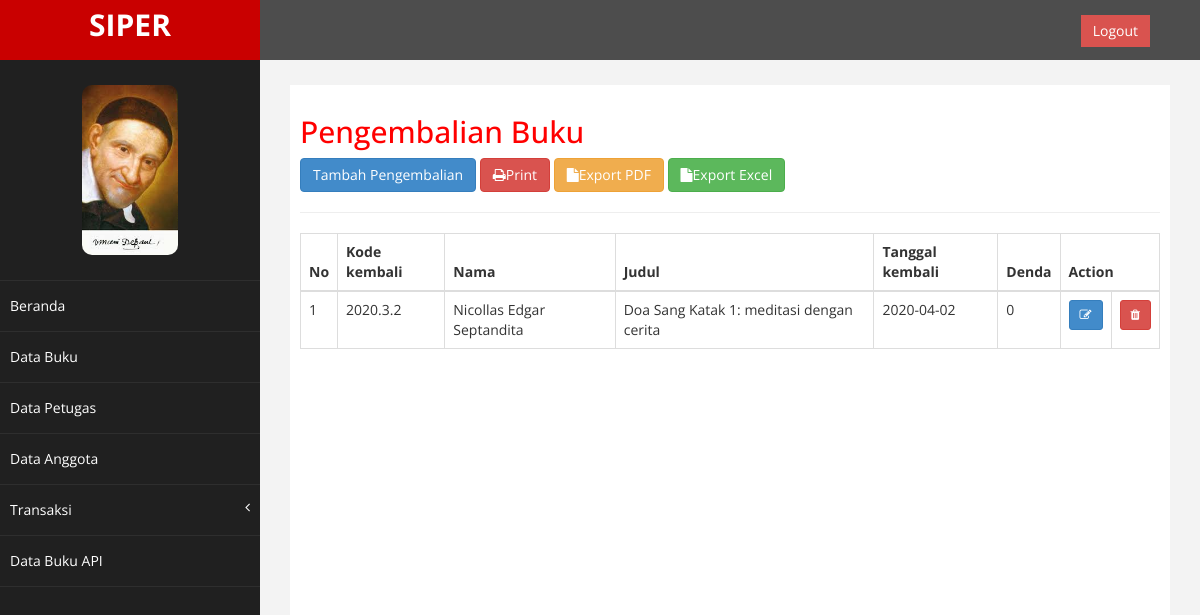
The app's page /index.php/pengembalian with its own data.
### tables this page shows
CREATE TABLE `tb_pengembalian` (
  `Kode_kembali` varchar(50) NOT NULL,
  `tgl_kembali` date NOT NULL,
  `denda` int(11) NOT NULL,
  `ID_petugas` varchar(50) NOT NULL,
  `ID_anggota` varchar(50) NOT NULL,
  `Kode_buku` varchar(50) NOT NULL
);

CREATE TABLE `tb_anggota` (
  `ID_anggota` varchar(50) NOT NULL,
  `Nama` varchar(200) NOT NULL,
  `Alamat` varchar(300) NOT NULL,
  `JK` varchar(15) NOT NULL,
  `Kontak` varchar(50) NOT NULL
);

CREATE TABLE `tb_buku` (
  `Kode_buku` varchar(50) NOT NULL,
  `judul` varchar(150) NOT NULL,
  `penulis` varchar(300) NOT NULL,
  `penerbit` varchar(100) NOT NULL,
  `tahun` varchar(10) NOT NULL,
  `no_rak` varchar(50) NOT NULL
);

### application/controllers/Pengembalian.php (called while the page is built, shortened)
<?php
class Pengembalian extends CI_controller
{
	public function __construct()
	{
		$this->load->model('Pengembalian_model');
		$this->load->library('form_validation');
	}
	public function index()
	{
		$data['judul'] = 'Halaman Data Petugas Lazaris';
		$data['pengembalian'] = $this->Pengembalian_model->getDataPengembalian();
		$this->load->view('templates/header', $data);
		$this->load->view('pengembalian/index', $data);
		$this->load->view('templates/footer');
	}
}

### index.php (called while the page is built, shortened)
<?php
require_once BASEPATH.'core/CodeIgniter.php';

### application/models/Pengembalian_model.php (called while the page is built, shortened)
<?php
class Pengembalian_model extends CI_model
{
	public function getDataPengembalian()
	{
		$this->db->select("tb_pengembalian.Kode_kembali, tb_anggota.Nama,
			tb_buku.judul, tb_pengembalian.tgl_kembali, tb_pengembalian.denda");
		$this->db->join('tb_anggota', 'tb_pengembalian.ID_anggota = tb_anggota.ID_anggota');
		$this->db->join('tb_buku', 'tb_pengembalian.Kode_buku = tb_buku.Kode_buku');
		return $query = $this->db->get('tb_pengembalian')->result_array();
	}
}

### application/views/pengembalian/index.php (the view, shortened to what this page needs)
<div id="page-wrapper" >
  <div id="page-inner">
    <div class="row">
      <div class="col-md-12">
        <h2>Pengembalian Buku</h2>
        <button type="button" class="btn btn-primary" data-toggle="modal" data-target="#exampleModal">
          Tambah Pengembalian
        </button>
        <a class="btn btn-danger" href="<?=base_url(); ?>pengembalian/print"><i class="fa fa-print"></i>Print</a>
        <a class="btn btn-warning" href="<?=base_url(); ?>pengembalian/pdf"><i class="fa fa-file"></i>Export PDF</a>
        <a class="btn btn-success" href="<?=base_url(); ?>pengembalian/excel"><i class="fa fa-file"></i>Export Excel</a>
      </div>
    </div>
    <hr />
    <table class="table table-bordered">
      <thead>
        <tr>
          <th scope="col">No</th>
          <th scope="col">Kode kembali</th>
          <th scope="col">Nama</th>
          <th scope="col">Judul</th>
          <th scope="col">Tanggal kembali</th>
          <th scope="col">Denda</th>
          <th colspan="2">Action</th>
        </tr>
      </thead>
      <?php $i = 1;
      foreach ($pengembalian as $pengembalian) : ?>
        <tbody>
          <tr>
            <td><?= $i++;  ?></td>
            <td><?= $pengembalian['Kode_kembali']  ?></td>
            <td><?= $pengembalian['Nama']  ?></td>
            <td><?= $pengembalian['judul']  ?></td>
            <td><?= $pengembalian['tgl_kembali']  ?></td>
            <td><?= $pengembalian['denda']  ?></td>
            <td><a href="<?= base_url(); ?>pengembalian/ubah/<?= $pengembalian['Kode_kembali'] ?>"><div class="btn btn-primary btn-sm"><i class="fa fa-edit"></i></div></a></td>
            <td onclick ="return confirm('Anda yakin ingin menghapus data?');"><?= anchor('pengembalian/hapus/'.$pengembalian['Kode_kembali'], '<div class="btn btn-danger btn-sm"><i class="fa fa-trash"></i></div>') ?></td>
        </tbody>
      <?php endforeach; ?>
    </table>
  </div>
</div>

### assets/css/custom.css (style rules this page uses)
body { font-family: 'Open Sans', sans-serif; }
#page-wrapper { padding: 15px 15px; min-height: 600px; background:#F3F3F3; }
#page-inner { width:100%; margin:10px 20px 10px 0px; background-color:#fff!important; padding:10px; min-height:1200px; }
h2 { color: #f00; }
@media (min-width:768px) { #page-wrapper { margin: 0 0 0 260px; padding: 15px 30px; min-height: 1200px; } }

### records on screen
tb_pengembalian: Kode_kembali "2020.3.2", ID_anggota.Nama "Nicollas Edgar Septandita", Kode_buku.judul "Doa Sang Katak 1: meditasi dengan cerita", tgl_kembali "2020-04-02", denda "0"
